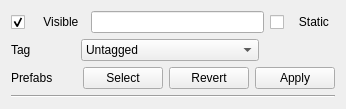
<?xml version="1.0" encoding="UTF-8"?>
<ui version="4.0">
 <class>Transform</class>
 <widget class="QWidget" name="Transform">
  <property name="geometry">
   <rect>
    <x>0</x>
    <y>0</y>
    <width>330</width>
    <height>108</height>
   </rect>
  </property>
  <property name="sizePolicy">
   <sizepolicy hsizetype="Expanding" vsizetype="Fixed">
    <horstretch>0</horstretch>
    <verstretch>0</verstretch>
   </sizepolicy>
  </property>
  <property name="windowTitle">
   <string>Form</string>
  </property>
  <layout class="QVBoxLayout" name="verticalLayout">
   <item>
    <layout class="QHBoxLayout" name="horizontalLayout">
     <item>
      <widget class="QCheckBox" name="checkBox">
       <property name="text">
        <string>    Visible</string>
       </property>
       <property name="checkable">
        <bool>true</bool>
       </property>
       <property name="checked">
        <bool>true</bool>
       </property>
      </widget>
     </item>
     <item>
      <spacer name="horizontalSpacer_4">
       <property name="orientation">
        <enum>Qt::Horizontal</enum>
       </property>
       <property name="sizeType">
        <enum>QSizePolicy::Fixed</enum>
       </property>
       <property name="sizeHint" stdset="0">
        <size>
         <width>0</width>
         <height>20</height>
        </size>
       </property>
      </spacer>
     </item>
     <item>
      <widget class="QLineEdit" name="lineEdit"/>
     </item>
     <item>
      <widget class="QCheckBox" name="checkBox_2">
       <property name="text">
        <string>   Static</string>
       </property>
      </widget>
     </item>
    </layout>
   </item>
   <item>
    <layout class="QHBoxLayout" name="horizontalLayout_2">
     <item>
      <widget class="QLabel" name="label">
       <property name="sizePolicy">
        <sizepolicy hsizetype="Fixed" vsizetype="Fixed">
         <horstretch>0</horstretch>
         <verstretch>0</verstretch>
        </sizepolicy>
       </property>
       <property name="text">
        <string>Tag</string>
       </property>
      </widget>
     </item>
     <item>
      <spacer name="horizontalSpacer_3">
       <property name="orientation">
        <enum>Qt::Horizontal</enum>
       </property>
       <property name="sizeType">
        <enum>QSizePolicy::Fixed</enum>
       </property>
       <property name="sizeHint" stdset="0">
        <size>
         <width>44</width>
         <height>20</height>
        </size>
       </property>
      </spacer>
     </item>
     <item>
      <widget class="QComboBox" name="comboBox">
       <property name="sizePolicy">
        <sizepolicy hsizetype="Expanding" vsizetype="Fixed">
         <horstretch>0</horstretch>
         <verstretch>0</verstretch>
        </sizepolicy>
       </property>
       <item>
        <property name="text">
         <string>Untagged</string>
        </property>
       </item>
       <item>
        <property name="text">
         <string>MainCamera</string>
        </property>
       </item>
       <item>
        <property name="text">
         <string>Player</string>
        </property>
       </item>
       <item>
        <property name="text">
         <string>GameController</string>
        </property>
       </item>
      </widget>
     </item>
     <item>
      <spacer name="horizontalSpacer">
       <property name="orientation">
        <enum>Qt::Horizontal</enum>
       </property>
       <property name="sizeType">
        <enum>QSizePolicy::Fixed</enum>
       </property>
       <property name="sizeHint" stdset="0">
        <size>
         <width>76</width>
         <height>20</height>
        </size>
       </property>
      </spacer>
     </item>
    </layout>
   </item>
   <item>
    <layout class="QHBoxLayout" name="horizontalLayout_3">
     <item>
      <widget class="QLabel" name="label_2">
       <property name="sizePolicy">
        <sizepolicy hsizetype="Fixed" vsizetype="Preferred">
         <horstretch>0</horstretch>
         <verstretch>0</verstretch>
        </sizepolicy>
       </property>
       <property name="text">
        <string>Prefabs</string>
       </property>
      </widget>
     </item>
     <item>
      <spacer name="horizontalSpacer_2">
       <property name="orientation">
        <enum>Qt::Horizontal</enum>
       </property>
       <property name="sizeType">
        <enum>QSizePolicy::Fixed</enum>
       </property>
       <property name="sizeHint" stdset="0">
        <size>
         <width>24</width>
         <height>20</height>
        </size>
       </property>
      </spacer>
     </item>
     <item>
      <widget class="QPushButton" name="pushButton">
       <property name="text">
        <string>Select</string>
       </property>
      </widget>
     </item>
     <item>
      <widget class="QPushButton" name="pushButton_2">
       <property name="text">
        <string>Revert</string>
       </property>
      </widget>
     </item>
     <item>
      <widget class="QPushButton" name="pushButton_3">
       <property name="text">
        <string>Apply</string>
       </property>
      </widget>
     </item>
    </layout>
   </item>
   <item>
    <widget class="Line" name="line">
     <property name="sizePolicy">
      <sizepolicy hsizetype="Expanding" vsizetype="Fixed">
       <horstretch>0</horstretch>
       <verstretch>0</verstretch>
      </sizepolicy>
     </property>
     <property name="orientation">
      <enum>Qt::Horizontal</enum>
     </property>
    </widget>
   </item>
  </layout>
 </widget>
 <resources/>
 <connections/>
</ui>
